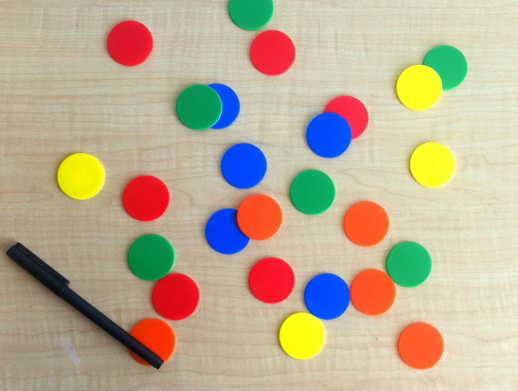
#> input picture imagens_pdi/chips.png, 518 x 391 px, found by its file name
$ python aula11.py   (older library calls are emulated)
#> lines starting #> are read from the running program, lines starting #| are printed output that depends on the picture
# -*- coding: utf-8 -*-
"""
Created on Thu Feb 21 09:31:36 2019

@author: horacio
"""

import cv2
import numpy as np
import matplotlib.pyplot as plt

img = cv2.imread('/home/horacio/Imagens/PDI/chips.png', cv2.IMREAD_COLOR)
#> img is the input picture: shape (391, 518, 3); mean B, G, R 148.1, 173.3, 188.3

img2 = cv2.cvtColor(img, cv2.COLOR_BGR2HSV_FULL)
#> img2: shape (391, 518, 3); mean H, S, V 51.3, 83.3, 203.9
hsv = cv2.split(img2)

while 0xFF & cv2.waitKey(1) != ord('q'):
#> (key q is pressed here)
    cv2.imshow('img', img)
    cv2.imshow('img2', img2)
    cv2.imshow('h', hsv[0])
    cv2.imshow('s', hsv[1])
    cv2.imshow('v', scaleImage2_uchar(hsv[2]))
cv2.destroyAllWindows()

#imgplot = plt.imshow(img, clim=(0.0, 0.7))

#%%
import cv2
import numpy as np
import matplotlib.pyplot as plt


img = cv2.imread('/home/horacio/Imagens/PDI/chips.png', cv2.IMREAD_COLOR)

img2 = cv2.cvtColor(img, cv2.COLOR_BGR2HSV)
#> img2: shape (391, 518, 3); mean H, S, V 36, 83.3, 203.9
hsv = cv2.split(img2)

#plt.subplot('220'), plt.imshow( brg2rgb(img) )
plt.subplot('221'), plt.imshow( (img) )
plt.subplot('222'), plt.imshow(hsv[0], cmap='gray')
plt.subplot('223'), plt.imshow(hsv[1], cmap='gray')
plt.subplot('224'), plt.imshow(hsv[2], cmap='gray')
plt.show()
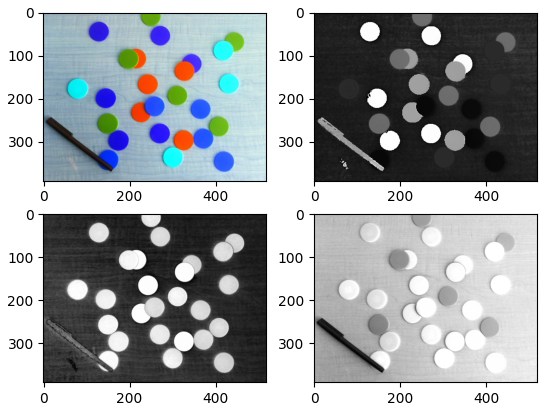
#> figure drawn by matplotlib, 4 panels; B, G, R data is drawn as R, G, B

#%%


#%% BORRAMENTO
import cv2
import numpy as np
import matplotlib.pyplot as plt

# Função doNothing
def doNothing():
    return

img = cv2.imread('/home/horacio/Imagens/PDI/baboon.png', cv2.IMREAD_COLOR)
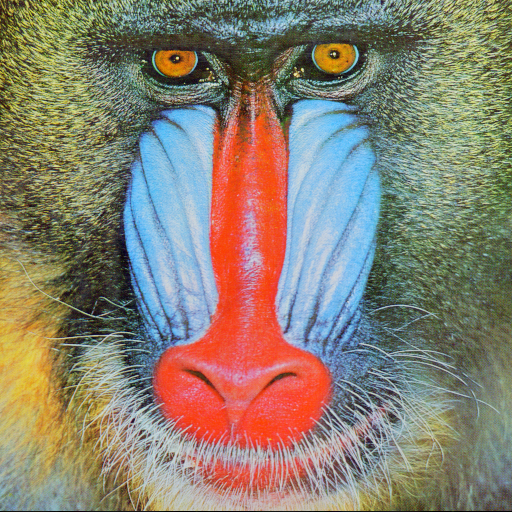
#> input picture Lista 1/baboon.png, 512 x 512 px, found by its file name
#> img is the input picture: shape (512, 512, 3); mean B, G, R 113.1, 128.9, 137.4

xsize = 3
ysize = 3
cv2.namedWindow('img', cv2.WINDOW_KEEPRATIO)
cv2.namedWindow('img2', cv2.WINDOW_KEEPRATIO)

cv2.createTrackbar('xsize', 'img2', xsize, 50, doNothing)
cv2.createTrackbar('ysize', 'img2', ysize, 50, doNothing)

while cv2.waitKey(1) != ord('q'):
#> (key q is pressed here)
    xsize = cv2.getTrackbarPos('xsize', 'img2')
    ysize = cv2.getTrackbarPos('ysize', 'img2')

    img2 = cv2.blur(img, (xsize + 1, ysize + 1))
    cv2.imshow('img', img)
    cv2.imshow('img2', img2)
cv2.destroyAllWindows()

#%% AGUÇAMENTO
import cv2
import numpy as np
import matplotlib.pyplot as plt

# Função doNothing
def doNothing():
    return

img = cv2.imread('/home/horacio/Imagens/PDI/baboon.png', cv2.IMREAD_COLOR)

wsize = 3
cv2.namedWindow('img', cv2.WINDOW_KEEPRATIO)
cv2.namedWindow('img2', cv2.WINDOW_KEEPRATIO)

cv2.createTrackbar('xsize', 'img2', wsize, 10, doNothing)

while cv2.waitKey(1) != ord('q'):
#> (key q is pressed here)
    wsize = cv2.getTrackbarPos('wsize', 'img2')

    img2 = cv2.Laplacian(img, cv2.CV_16S,
                         ksize=2*wsize+1,
                         scale=1,
                         delta=0,
                         borderType=cv2.BORDER_DEFAULT)
    cv2.imshow('img', img)
    cv2.imshow('img2', scaleImage2_uchar(img2))
cv2.destroyAllWindows()
